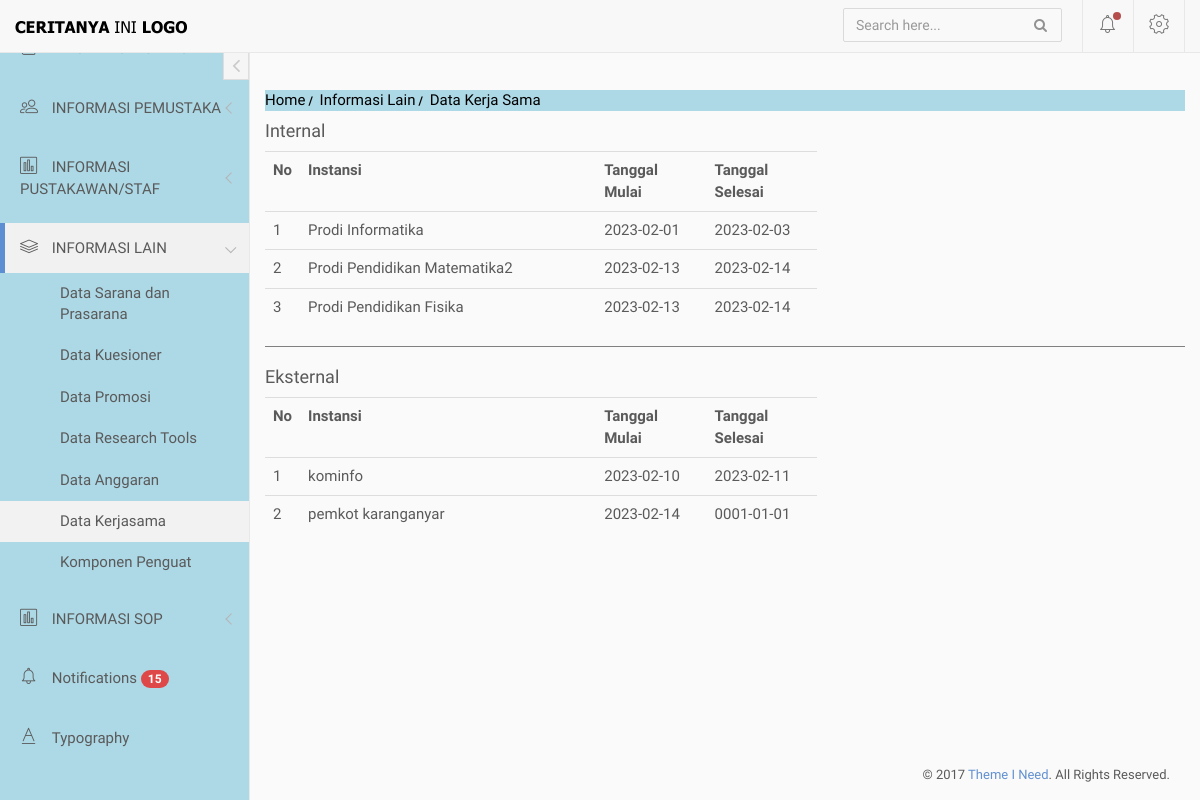
The page /index.php/lain/kerjasama on the database its author committed.
### tables this page shows
CREATE TABLE `list_kerjasama` (
  `id` int(10) NOT NULL,
  `instansi` varchar(100) NOT NULL,
  `jenis` int(2) NOT NULL COMMENT '(0:internal, 1:externall)',
  `tanggal_dari` date NOT NULL,
  `tanggal_hingga` date NOT NULL,
  `deskripsi` varchar(255) NOT NULL,
  `update_id` int(50) NOT NULL
);

### application/controllers/lain.php (called while the page is built, shortened)
<?php
    Class Lain extends CI_Controller{
        public function __construct(){
            $this->load->model('m_main');
        }
        public function kerjasama(){
            $data['akses'] = $this->session->userdata('akses');
            $data['kerjasama'] = $this->m_main->get_data_order('list_kerjasama','jenis')->result();
            $this->load->view('diffdash/header');
            $this->load->view('diffdash/sidebar');
            $this->load->view('lain/v_kerjasama', $data);
            $this->load->view('diffdash/footer');
        }
    }
?>

### index.php (called while the page is built, shortened)
<?php
require_once BASEPATH.'core/CodeIgniter.php';

### application/models/m_main.php (called while the page is built, shortened)
<?php
    class M_main extends CI_Model{
        public function get_data_order($table, $column){
            $this->db->order_by($column);
            return $this->db->get($table);
        }
    }
?>

### application/views/lain/v_kerjasama.php (the view, shortened to what this page needs)
<div>
    <nav class="crumbs">
        <ol>
            <li class="crumb"><a href="#">Home</a></li>
            <li class="crumb"><a href="#">Informasi Lain</a></li>
            <li class="crumb">Data Kerja Sama</li>
        </ol>
    </nav>
    <div style="clear: both;">
        <?php $no = 1; $jenis=3;
                foreach ($kerjasama as $row):
                    if($jenis != $row->jenis){
                        if($jenis != 3){?></table> <hr> <?php }
                            if($row->jenis == 0){
                                echo "<h4>Internal</h4>";
                            }
                            else if($row->jenis == 1){
                                echo "<h4>Eksternal</h4>";
                            }   ?>
        <table class="table" style="width: 60%">
            <tr>
                <th width="5%">No</th>
                <th>Instansi</th>
                <th width="20%">Tanggal Mulai</th>
                <th width="20%">Tanggal Selesai</th>
            </tr>
            <?php $jenis = $row->jenis; $no = 1;} ?>
                <tr>
                <td><?php echo $no++ ?></td>
                <td><?php echo $row->instansi ?></td>
                <td><?php echo $row->tanggal_dari ?></td>
                <td><?php echo $row->tanggal_hingga ?></td>
            </tr>
            <?php endforeach;?>
        </table>
    </div>
</div>

### assets/css/custom.css (style rules this page uses)
nav.crumbs { background-color: lightblue; color: black; }
.crumb a { text-decoration: none; color: black; }
.crumbs ol { list-style-type: none; padding-left: 0; }
.crumb { display: inline-block; }
.crumb a::after { display: inline-block; color: #000; content: '/'; font-size: 80%; font-weight: bold; padding: 0 3px; }
hr { border-top: 1px solid grey; }

### assets/css/main.css (style rules this page uses)
body { background-color: #fafafa; font-family: "Source Sans Pro", sans-serif; font-size: 15px; color: #5A5A5A; }

### rows shown on the page
list_kerjasama: jenis "Internal", instansi "Prodi Informatika", tanggal_dari "2023-02-01", tanggal_hingga "2023-02-03"
list_kerjasama: instansi "Prodi Pendidikan Matematika2", tanggal_dari "2023-02-13", tanggal_hingga "2023-02-14"
list_kerjasama: instansi "Prodi Pendidikan Fisika", tanggal_dari "2023-02-13", tanggal_hingga "2023-02-14"
list_kerjasama: jenis 1 (drawn), instansi "kominfo", tanggal_dari "2023-02-10", tanggal_hingga "2023-02-11"
list_kerjasama: instansi "pemkot karanganyar", tanggal_dari "2023-02-14", tanggal_hingga "0001-01-01"
